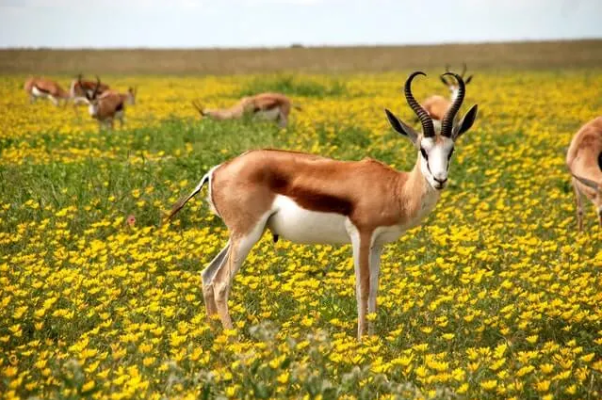
%> input picture DSP LAB/deer.png, 602 x 400 px
$ octave interpolation_sig_img.m   (GNU Octave 9; MATLAB toolbox functions it lacks are replaced by stand-ins)
%> lines starting %> are read from the running program, lines starting %| are printed output that depends on the picture
clc;
clear;
close all;

fs = 1000;
t = 0:1/fs:0.1;
f = 50;
x = sin(2*pi*f*t);

% ==== Signal interpolation ====
p1 = interp(x, 2);
p2 = interp(x, 3);
p3 = interp(x, 4);

figure(1); % Figure for signals
subplot(2,2,1);
stem(x, 'filled');
title("Original sine wave");

subplot(2,2,2);
stem(p1, 'filled');
title("Interpolated (×2)");

subplot(2,2,3);
stem(p2, 'filled');
title("Interpolated (×3)");

subplot(2,2,4);
stem(p3, 'filled');
title("Interpolated (×4)");
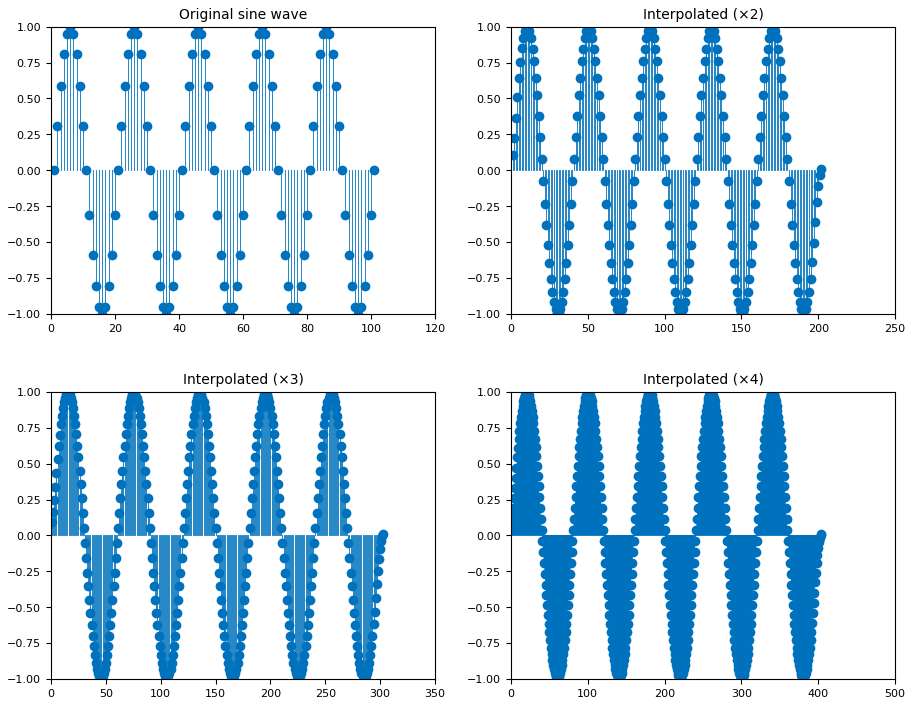
%> figure redrawn from the program's plot data, 4 panels; panel 1: highest point at x = 6, y = 1; panel 2: highest point at x = 91, y = 0.992; panel 3: highest point at x = 135, y = 0.993; panel 4: highest point at x = 180, y = 0.993

% ==== Image interpolation ====
i = imread('deer.png');
%> i is the input picture: size 400x602x3 uint8; mean R, G, B 165.5, 147.2, 67.7
j = rgb2gray(i);
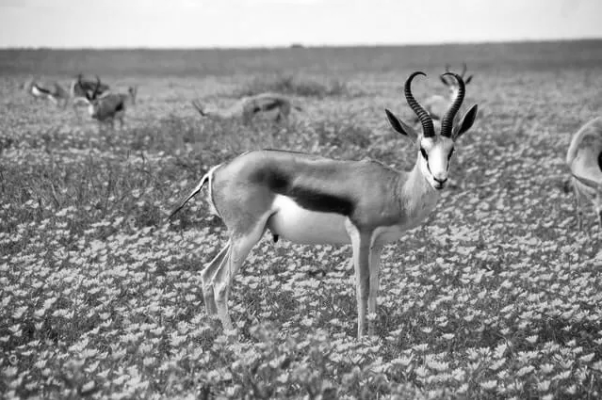
%> j: size 400x602 uint8; min 1, max 255, mean 143.6

k1 = imresize(j, [size(j,1)*2, size(j,2)*3], 'bicubic');
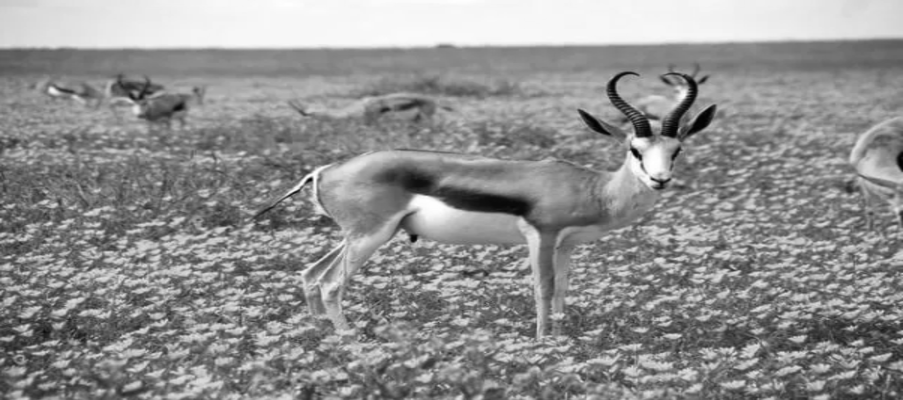
%> k1: size 800x1806 uint8 (shown at 1/2 size); min 0, max 255, mean 143.6
k2 = imresize(j, [size(j,1)*2, size(j,2)*3], 'nearest');
k3 = imresize(j, [size(j,1)*3, size(j,2)*2], 'bicubic');
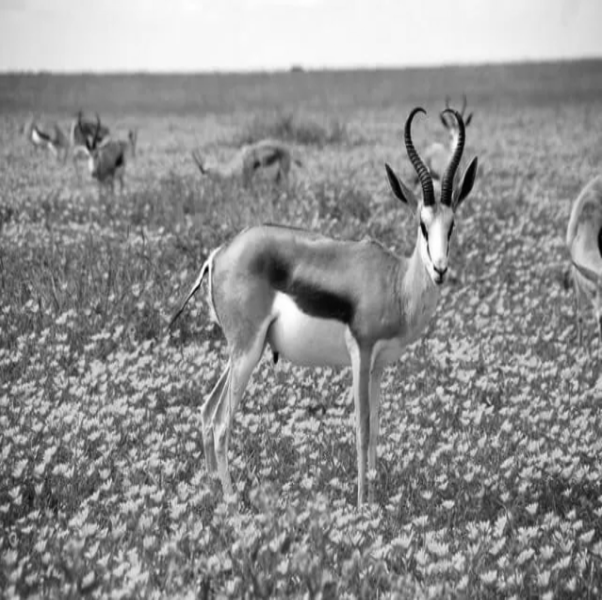
%> k3: size 1200x1204 uint8 (shown at 1/2 size); min 0, max 255, mean 143.6; mean of the top-left, top-right, bottom-left and bottom-right quarters 157.3, 159.5, 130.3, 127.4
k4 = imresize(j, 2, 'nearest');
k5 = imresize(j, 2, 'bilinear');

figure(2); % Figure for images
subplot(2,3,1);
imshow(i);
title("Original RGB Image");

subplot(2,3,2);
imshow(j);
title("Grayscale Image");

subplot(2,3,3);
imshow(k1);
title("Resized (2×3) Bicubic");

subplot(2,3,4);
imshow(k2);
title("Resized (2×3) Nearest");

subplot(2,3,5);
imshow(k3);
title("Resized (3×2) Bicubic");

subplot(2,3,6);
imshow(k4);
title("Resized (×2) Nearest");
